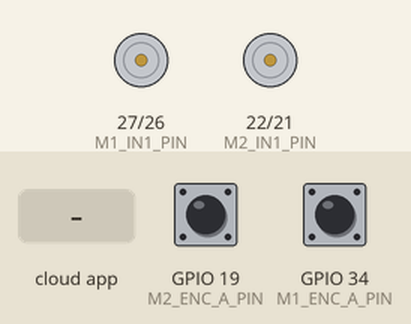
A sketch run on a simulated ESP32. On the bench: motor-driver pin pairs drawn as motors (green arrow = first pin HIGH = forward, orange = second pin HIGH = backward, longer = more drive, scaled by the enable pin). The inputs (shaded band) are chosen by the test bench; at power-on: GPIO 19 (M2_ENC_A_PIN) HIGH, GPIO 34 (M1_ENC_A_PIN) HIGH. The ROS host is connected and sends only what is stated.

Above: at 3.2 s.
3.3 s: the phone or cloud app sets q1_command to 1
At 4.1 s:
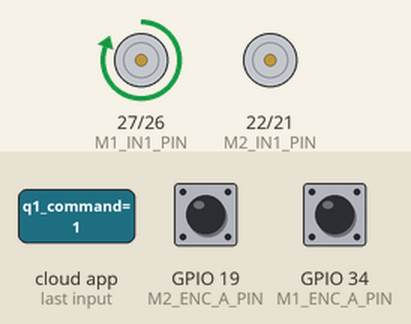
6.3 s: the phone or cloud app sets q1_command to 0
At 6.8 s:
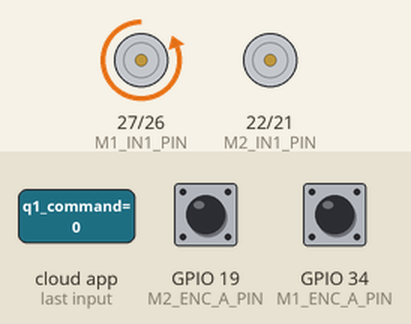
9.3 s: the phone or cloud app sets q2_command to 0
10.8 s: the phone or cloud app sets q2_command to 1
Timing chart, 0 to 13.3 s (numbered marks = the images above; inputs shaded):
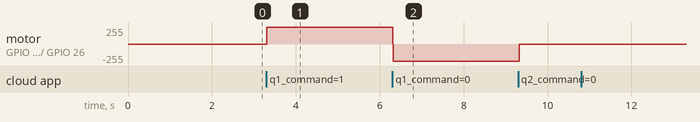

The sketch:

robot.ino
```cpp
#include <Arduino.h>
#include <micro_ros_arduino.h>
#include <rcl/rcl.h>
#include <rclc/rclc.h>
#include <rclc/executor.h>
#include <std_msgs/msg/int16.h>
#include <geometry_msgs/msg/point.h>

const int M1_PWM_PIN = 25;
const int M1_IN1_PIN = 27;
const int M1_IN2_PIN = 26;
const int M1_ENC_A_PIN = 34;
const int M1_ENC_B_PIN = 35;

const int M2_PWM_PIN = 23;
const int M2_IN1_PIN = 22;
const int M2_IN2_PIN = 21;
const int M2_ENC_A_PIN = 19;
const int M2_ENC_B_PIN = 18;

const float PULSOS_POR_VUELTA = 618.2;
const float PULSOS_POR_GRADO = PULSOS_POR_VUELTA / 360.0;
const unsigned long TIMEOUT_MS = 3000;
const int ANGULO_MAXIMO = 120;
const int VELOCIDAD_Q1 = 600;

float Kp_q2 = 1.0, Ki_q2 = 0.01, Kd_q2 = 2.5;
const int PWM_MAX = 255;

const float a1 = 1.32;
const float a2 = 6.97;
const float a3 = 7.97;

volatile int encoder1_count = 0;
volatile int encoder2_count = 0;

rcl_node_t node;
rcl_publisher_t joint_state_publisher;
rcl_subscription_t q1_subscriber;
rcl_subscription_t q2_subscriber;
rcl_subscription_t pos_subscriber;

geometry_msgs__msg__Point joint_state_msg;
std_msgs__msg__Int16 q1_msg;
std_msgs__msg__Int16 q2_msg;
geometry_msgs__msg__Point pos_msg;

rclc_executor_t executor;
rcl_allocator_t allocator;
rclc_support_t support;

float q1_actual = 0;
float q2_actual = 0;

void IRAM_ATTR encoder1ISR() {
  encoder1_count += digitalRead(M1_ENC_B_PIN) ? 1 : -1;
}

void IRAM_ATTR encoder2ISR() {
  encoder2_count += digitalRead(M2_ENC_B_PIN) ? 1 : -1;
}

void set_motor(int pwm_pin, int in1_pin, int in2_pin, int direction, int speed) {
  speed = constrain(speed, 0, PWM_MAX);
  analogWrite(pwm_pin, speed);
  digitalWrite(in1_pin, direction > 0 ? HIGH : LOW);
  digitalWrite(in2_pin, direction > 0 ? LOW : HIGH);
}

void stop_motor(int pwm_pin, int in1_pin, int in2_pin) {
  analogWrite(pwm_pin, 0);
  digitalWrite(in1_pin, LOW);
  digitalWrite(in2_pin, LOW);
}

int get_encoder1() { return encoder1_count; }
int get_encoder2() { return encoder2_count; }

void mover_motor_a_angulo_relativo(int pwm_pin, int in1_pin, int in2_pin, int (*encoder_getter)(),
                                  float angulo_actual, int angulo_objetivo, int velocidad, float &nueva_posicion) {
  float delta_angulo = angulo_objetivo - angulo_actual;
  int pulsos_objetivo = abs(delta_angulo) * PULSOS_POR_GRADO;
  int direccion = (delta_angulo > 0) ? 1 : -1;

  set_motor(pwm_pin, in1_pin, in2_pin, direccion, velocidad);

  int inicio = encoder_getter();
  unsigned long t_inicio = millis();
  while (true) {
    int recorrido = abs(encoder_getter() - inicio);
    if (recorrido >= pulsos_objetivo) break;
    if (millis() - t_inicio > TIMEOUT_MS) break;
    delay(10);
  }

  stop_motor(pwm_pin, in1_pin, in2_pin);
  nueva_posicion = angulo_objetivo;
}

void mover_motor_PID(int pwm_pin, int in1_pin, int in2_pin, int (*encoder_getter)(),
                     float angulo_actual, int angulo_objetivo, float &nueva_posicion,
                     float Kp, float Ki, float Kd) {

  int objetivo_pulsos = angulo_objetivo * PULSOS_POR_GRADO;
  float error, integral = 0, derivada, prev_error = 0;
  unsigned long t0 = millis();

  while (millis() - t0 < TIMEOUT_MS) {
    int lectura = encoder_getter();
    error = objetivo_pulsos - lectura;
    integral += error;
    derivada = error - prev_error;
    prev_error = error;

    int pwm = Kp * error + Ki * integral + Kd * derivada;
    pwm = constrain(pwm, -PWM_MAX, PWM_MAX);
    int dir = (pwm >= 0) ? 1 : -1;
    set_motor(pwm_pin, in1_pin, in2_pin, dir, abs(pwm));

    if (abs(error) < 2) break;
    delay(10);
  }

  stop_motor(pwm_pin, in1_pin, in2_pin);
  nueva_posicion = angulo_objetivo;
}

bool resolver_cinematica_inversa(float x, float y, float &q1, float &q2) {
  float D = y - a1;
  float cos_q2 = (x * x + D * D - a2 * a2 - a3 * a3) / (2 * a2 * a3);
  if (cos_q2 < -1.0 || cos_q2 > 1.0) return false;
  float sin_q2 = sqrt(1 - cos_q2 * cos_q2);
  q2 = degrees(atan2(sin_q2, cos_q2));
  q1 = degrees(atan2(D, x) - atan2(a3 * sin_q2, a2 + a3 * cos_q2));
  return true;
}

void publish_joint_state() {
  joint_state_msg.x = radians(q1_actual);
  joint_state_msg.y = radians(q2_actual);
  rcl_publish(&joint_state_publisher, &joint_state_msg, NULL);
}

void q1_callback(const void * msgin) {
  const std_msgs__msg__Int16 * msg = (const std_msgs__msg__Int16 *)msgin;
  int ang = msg->data;
  mover_motor_a_angulo_relativo(M1_PWM_PIN, M1_IN1_PIN, M1_IN2_PIN, get_encoder1,
                               q1_actual, ang, VELOCIDAD_Q1, q1_actual);
  publish_joint_state();
}

void q2_callback(const void * msgin) {
  const std_msgs__msg__Int16 * msg = (const std_msgs__msg__Int16 *)msgin;
  int ang = msg->data;
  mover_motor_PID(M2_PWM_PIN, M2_IN1_PIN, M2_IN2_PIN, get_encoder2,
                 q2_actual, ang, q2_actual, Kp_q2, Ki_q2, Kd_q2);
  publish_joint_state();
}

void pos_callback(const void * msgin) {
  const geometry_msgs__msg__Point * msg = (const geometry_msgs__msg__Point *)msgin;
  float x = msg->x;
  float y = msg->y;
  float q1_calc, q2_calc;

  if (resolver_cinematica_inversa(x, y, q1_calc, q2_calc)) {
    mover_motor_a_angulo_relativo(M1_PWM_PIN, M1_IN1_PIN, M1_IN2_PIN, get_encoder1,
                                q1_actual, (int)q1_calc, VELOCIDAD_Q1, q1_actual);
    mover_motor_PID(M2_PWM_PIN, M2_IN1_PIN, M2_IN2_PIN, get_encoder2,
                   q2_actual, (int)q2_calc, q2_actual, Kp_q2, Ki_q2, Kd_q2);
    publish_joint_state();
  }
}

void setup() {
  pinMode(M1_IN1_PIN, OUTPUT);
  pinMode(M1_IN2_PIN, OUTPUT);
  pinMode(M2_IN1_PIN, OUTPUT);
  pinMode(M2_IN2_PIN, OUTPUT);

  pinMode(M1_ENC_A_PIN, INPUT_PULLUP);
  pinMode(M1_ENC_B_PIN, INPUT_PULLUP);
  pinMode(M2_ENC_A_PIN, INPUT_PULLUP);
  pinMode(M2_ENC_B_PIN, INPUT_PULLUP);

  attachInterrupt(digitalPinToInterrupt(M1_ENC_A_PIN), encoder1ISR, RISING);
  attachInterrupt(digitalPinToInterrupt(M2_ENC_A_PIN), encoder2ISR, RISING);

  set_microros_transports();
  delay(2000);

  allocator = rcl_get_default_allocator();
  rclc_support_init(&support, 0, NULL, &allocator);
  rclc_node_init_default(&node, "brazo_robotico_node", "", &support);

  rclc_publisher_init_default(
    &joint_state_publisher,
    &node,
    ROSIDL_GET_MSG_TYPE_SUPPORT(geometry_msgs, msg, Point),
    "joint_state");

  rclc_subscription_init_default(
    &q1_subscriber,
    &node,
    ROSIDL_GET_MSG_TYPE_SUPPORT(std_msgs, msg, Int16),
    "q1_command");

  rclc_subscription_init_default(
    &q2_subscriber,
    &node,
    ROSIDL_GET_MSG_TYPE_SUPPORT(std_msgs, msg, Int16),
    "q2_command");

  rclc_subscription_init_default(
    &pos_subscriber,
    &node,
    ROSIDL_GET_MSG_TYPE_SUPPORT(geometry_msgs, msg, Point),
    "position_command");

  rclc_executor_init(&executor, &support.context, 3, &allocator);
  rclc_executor_add_subscription(&executor, &q1_subscriber, &q1_msg, &q1_callback, ON_NEW_DATA);
  rclc_executor_add_subscription(&executor, &q2_subscriber, &q2_msg, &q2_callback, ON_NEW_DATA);
  rclc_executor_add_subscription(&executor, &pos_subscriber, &pos_msg, &pos_callback, ON_NEW_DATA);
}

void loop() {
  rclc_executor_spin_some(&executor, RCL_MS_TO_NS(100));
}
```

Measured:
- after the input at 3.3 s, motor on GPIO 27 (M1_IN1_PIN) / GPIO 26 (M1_IN2_PIN): stopped → forward 255/255 at once
